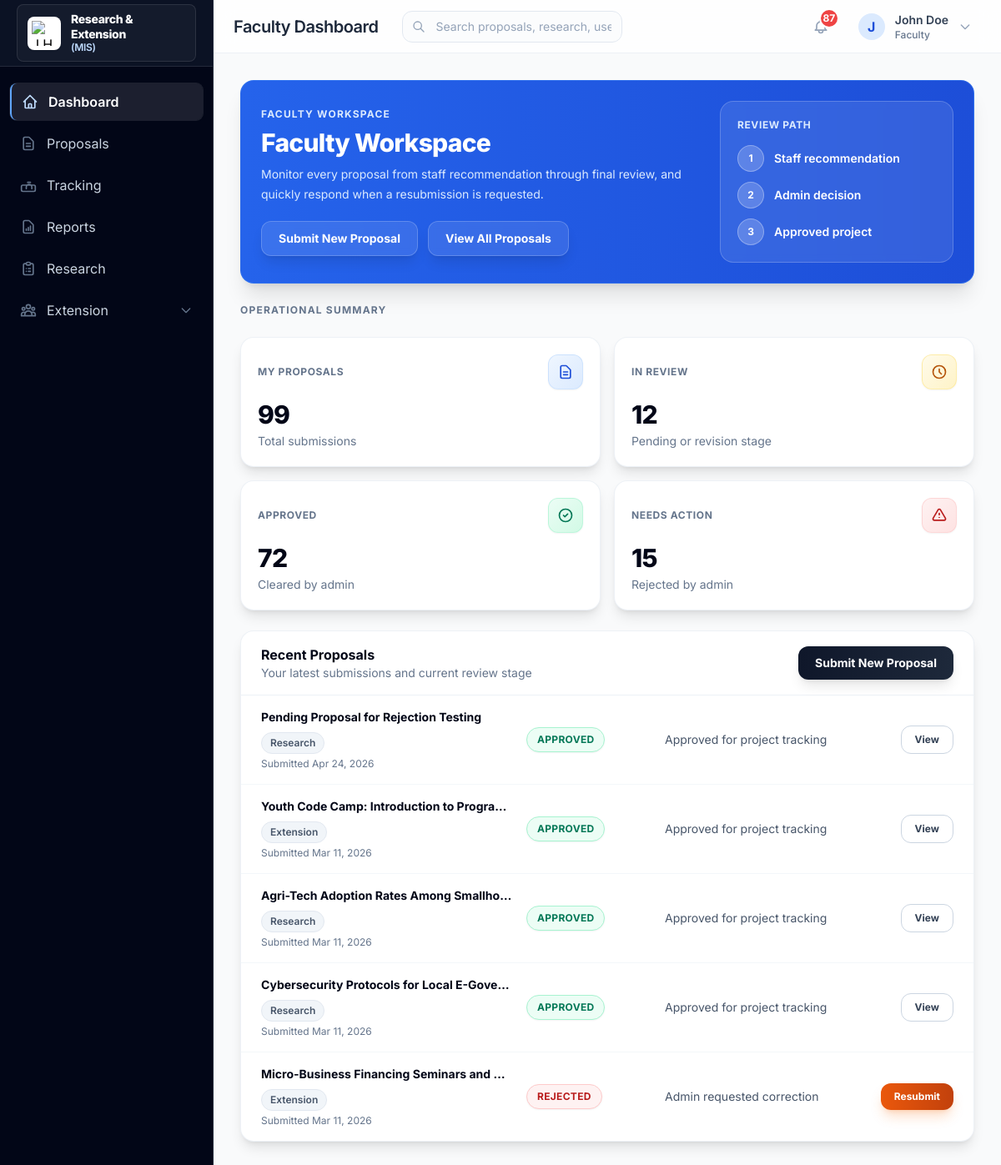
The app's page /dashboard/dashboard/ (signed in), older data.
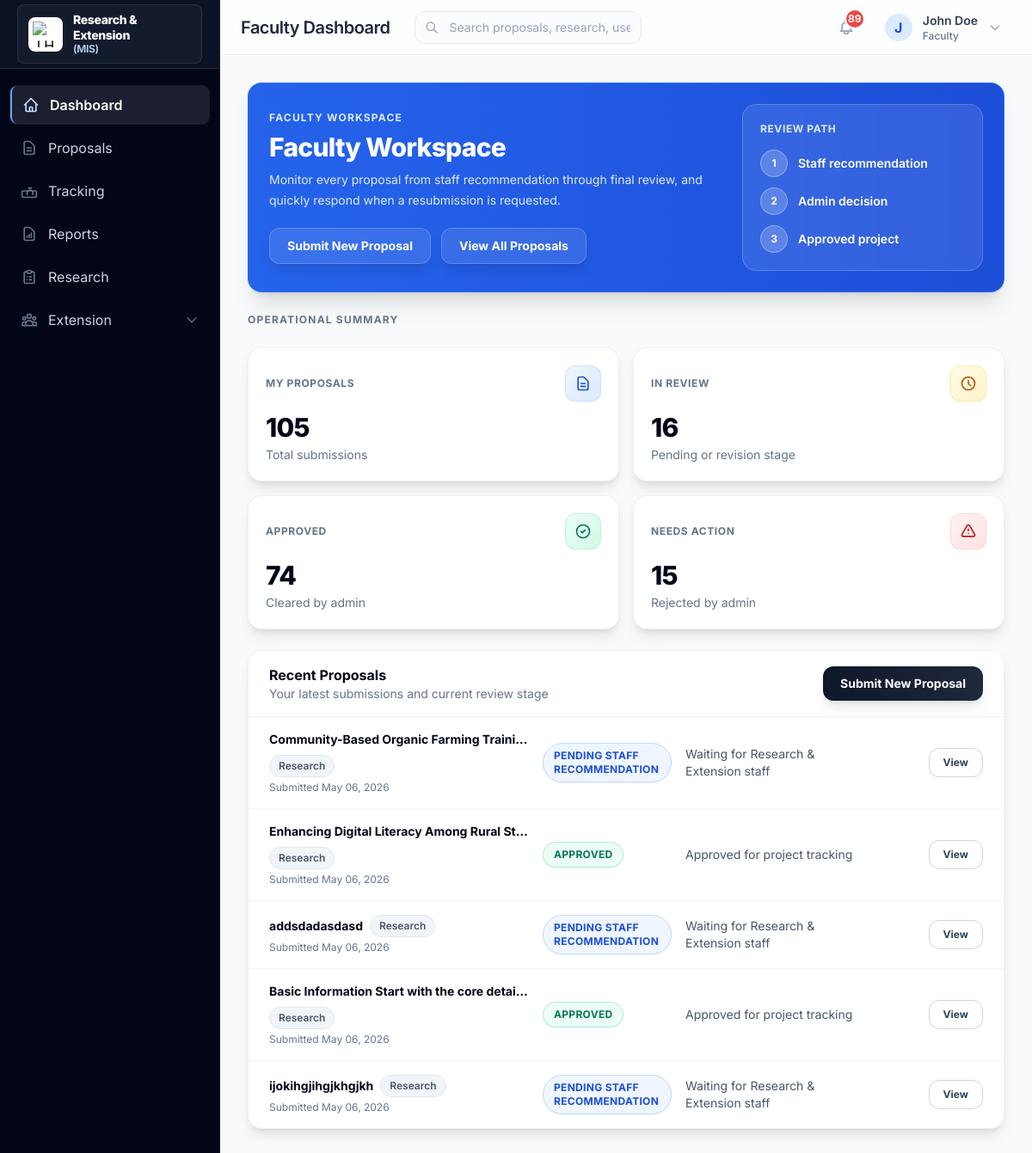
The same page, newer data.
### proposals/models.py (models this page shows, shortened)
class Proposal(models.Model):
    title = models.CharField(max_length=255)
    abstract = models.TextField()
    full_description = models.TextField()
    proposal_type = models.CharField(
        max_length=20,
        choices=ProposalType.choices,
        default=ProposalType.RESEARCH
    )
    faculty_author = models.ForeignKey(
        settings.AUTH_USER_MODEL,
        on_delete=models.CASCADE,
        related_name='proposals_authored'
    )
    submitted_by = models.ForeignKey(
        settings.AUTH_USER_MODEL,
        on_delete=models.SET_NULL,
        null=True,
        blank=True,
        related_name='proposals_submitted'
    )
    submitted_on_behalf = models.BooleanField(default=False)
    research_staff = models.ForeignKey(
        settings.AUTH_USER_MODEL,
        on_delete=models.SET_NULL,
        null=True,
        blank=True,
        related_name='proposals_research'
    )
    date_submitted = models.DateTimeField(auto_now_add=True)
    date_updated = models.DateTimeField(auto_now=True)
    proposal_document = models.FileField(upload_to='proposals/documents/', blank=True, null=True)
    budget_pdf = models.FileField(upload_to='proposals/budgets/', blank=True, null=True)
    supporting_image = models.ImageField(upload_to='proposals/images/', blank=True, null=True)
    status = models.CharField(
        max_length=30,
        choices=ProposalStatus.choices,
        default=ProposalStatus.PENDING_RECOMMENDATION
    )
    recommended_by = models.ForeignKey(
        settings.AUTH_USER_MODEL,
        on_delete=models.SET_NULL,
        null=True,
        blank=True,
        related_name='proposals_recommended'
    )
    recommendation_notes = models.TextField(blank=True)
    recommended_at = models.DateTimeField(blank=True, null=True)
    reviewed_by = models.ForeignKey(
        settings.AUTH_USER_MODEL,
        on_delete=models.SET_NULL,
        null=True,
        blank=True,
        related_name='proposals_reviewed'
    )
    review_notes = models.TextField(blank=True)
    reviewed_at = models.DateTimeField(blank=True, null=True)
    project_progress_status = models.CharField(
        max_length=20,
        choices=ProjectProgressStatus.choices,
        blank=True
    )
    progress_report = models.FileField(upload_to='proposals/progress_reports/', blank=True, null=True)
    abstract_document = models.FileField(upload_to='proposals/abstracts/', blank=True, null=True)
    certificate_of_appearance = models.FileField(upload_to='proposals/certificates/', blank=True, null=True)
    certificate_of_participation = models.FileField(upload_to='proposals/certificates/', blank=True, null=True)
    conference_proceedings = models.FileField(upload_to='proposals/proceedings/', blank=True, null=True)
    full_paper = models.FileField(upload_to='proposals/full_papers/', blank=True, null=True)
    certificate_of_publication = models.FileField(upload_to='proposals/certificates/', blank=True, null=True)
    class Meta:
        ordering = ['-date_submitted']
        verbose_name = 'Proposal'
        verbose_name_plural = 'Proposals'

### portal/views.py (the view)
# urls.py: path('dashboard/', views.dashboard, name='dashboard'),
@login_required
def dashboard(request: HttpRequest) -> HttpResponse:
    user = request.user
    if user.is_admin:
        return admin_dashboard(request)
    elif user.is_faculty:
        return faculty_dashboard(request)
    elif user.is_research_extension_staff:
        return research_extension_dashboard(request)
    return redirect('login')

### users/models.py (called while the page is built)
    @property
    def is_admin(self):
        return self.role == UserRole.ADMIN or self.is_superuser

    @property
    def is_faculty(self):
        return self.role == UserRole.FACULTY

    @property
    def is_research_extension_staff(self):
        return self.role == UserRole.RESEARCH_EXTENSION_STAFF

    @property
    def is_research_staff(self):
        return self.is_research_extension_staff

    @property
    def is_extension_staff(self):
        return self.is_research_extension_staff

### templates/portal/faculty_dashboard.html (shortened to what the changed rows need)
{% extends 'base.html' %}
{% block page_title %}Faculty Dashboard{% endblock %}
{% block content %}
<section data-dashboard-shell data-dashboard-variant="executive-clean" class="space-y-6">
    <div class="overflow-hidden rounded-2xl bg-gradient-to-r from-blue-600 to-blue-700 shadow-xl border border-blue-500/50">
        <div class="grid gap-6 p-6 lg:grid-cols-[1fr_280px] lg:items-center">
            <div>
                <h1 class="mt-2 text-3xl font-extrabold tracking-tight text-white">Faculty Workspace</h1>
            </div>
        </div>
    </div>
    <div class="grid grid-cols-1 gap-4 sm:grid-cols-2 xl:grid-cols-4">
        <div class="metric-card rounded-2xl border border-slate-200/60 bg-white p-5 shadow-lg hover:shadow-xl transition-shadow">
            <div class="flex items-center justify-between">
                <p class="text-xs font-bold uppercase tracking-wider text-slate-500">My Proposals</p>
                <span class="rounded-xl bg-gradient-to-br from-blue-50 to-blue-100 p-2.5 text-blue-700 border border-blue-200/60 shadow-sm">
                </span>
            </div>
            <p class="mt-3 text-3xl font-extrabold tracking-tight text-slate-950">{{ total_proposals }}</p>
            <p class="mt-1 text-sm text-slate-500">Total submissions</p>
        </div>
        <div class="metric-card rounded-2xl border border-slate-200/60 bg-white p-5 shadow-lg hover:shadow-xl transition-shadow">
            <div class="flex items-center justify-between">
                <p class="text-xs font-bold uppercase tracking-wider text-slate-500">In Review</p>
                <span class="rounded-xl bg-gradient-to-br from-amber-50 to-amber-100 p-2.5 text-amber-700 border border-amber-200/60 shadow-sm">
                </span>
            </div>
            <p class="mt-3 text-3xl font-extrabold tracking-tight text-slate-950">{{ pending_proposals }}</p>
            <p class="mt-1 text-sm text-slate-500">Pending or revision stage</p>
        </div>
        <div class="metric-card rounded-2xl border border-slate-200/60 bg-white p-5 shadow-lg hover:shadow-xl transition-shadow">
            <div class="flex items-center justify-between">
                <p class="text-xs font-bold uppercase tracking-wider text-slate-500">Approved</p>
                <span class="rounded-xl bg-gradient-to-br from-emerald-50 to-emerald-100 p-2.5 text-emerald-700 border border-emerald-200/60 shadow-sm">
                </span>
            </div>
            <p class="mt-3 text-3xl font-extrabold tracking-tight text-slate-950">{{ approved_proposals }}</p>
            <p class="mt-1 text-sm text-slate-500">Cleared by admin</p>
        </div>
    </div>
    <div class="overflow-hidden rounded-2xl border border-slate-200/60 bg-white shadow-lg">
        <div class="flex flex-col gap-3 border-b border-slate-200/60 px-6 py-4 sm:flex-row sm:items-center sm:justify-between">
            <div>
                <h2 class="text-base font-bold text-slate-950">Recent Proposals</h2>
            </div>
        </div>
        <div class="divide-y divide-slate-100/80">
            {% for proposal in my_proposals %}
            <div class="grid gap-4 px-6 py-4 transition hover:bg-slate-50/50 lg:grid-cols-[1fr_150px_210px_120px] lg:items-center">
                <div class="min-w-0">
                    <div class="flex flex-wrap items-center gap-2">
                        <h3 class="truncate text-sm font-bold text-slate-950">{{ proposal.title }}</h3>
                        <span class="rounded-full bg-slate-100 px-2.5 py-1 text-xs font-semibold text-slate-600 border border-slate-200">{{ proposal.get_proposal_type_display }}</span>
                    </div>
                    <p class="mt-1 text-xs text-slate-500">Submitted {{ proposal.date_submitted|date:"M d, Y" }}</p>
                </div>
                <div>
                    <span class="inline-flex items-center rounded-full px-3 py-1.5 text-xs font-bold uppercase tracking-wide border shadow-sm
                        {% if proposal.status == 'PENDING_RECOMMENDATION' %}bg-blue-50 text-blue-700 border-blue-200
                        {% elif proposal.status == 'RECOMMENDED_APPROVAL' %}bg-indigo-50 text-indigo-700 border-indigo-200
                        {% elif proposal.status == 'RECOMMENDED_REVISION' %}bg-orange-50 text-orange-700 border-orange-200
                        {% elif proposal.status == 'APPROVED' %}bg-emerald-50 text-emerald-700 border-emerald-200
                        {% elif proposal.status == 'REJECTED' %}bg-red-50 text-red-700 border-red-200
                        {% else %}bg-slate-50 text-slate-700 border-slate-200{% endif %}">
                        {{ proposal.get_status_display }}
                    </span>
                </div>
                <div class="text-sm text-slate-600">
                    {% if proposal.status == 'PENDING_RECOMMENDATION' %}
                    Waiting for Research & Extension staff
                    {% elif proposal.status == 'RECOMMENDED_APPROVAL' %}
                    Waiting for admin decision
                    {% elif proposal.status == 'RECOMMENDED_REVISION' %}
                    Resubmission requested
                    {% elif proposal.status == 'APPROVED' %}
                    Approved for project tracking
                    {% elif proposal.status == 'REJECTED' %}
                    Admin requested correction
                    {% else %}
                    Review status updated
                    {% endif %}
                </div>
                <div class="flex justify-start gap-2 lg:justify-end">
                    {% if proposal.status == 'RECOMMENDED_REVISION' or proposal.status == 'REJECTED' %}
                    <a href="{% url 'proposal_detail' proposal.pk %}" class="rounded-xl bg-gradient-to-r from-orange-600 to-orange-700 px-4 py-2 text-xs font-bold text-white shadow-lg shadow-orange-500/25 transition hover:from-orange-700 hover:to-orange-800">Resubmit</a>
                    {% else %}
                    <a href="{% url 'proposal_detail' proposal.pk %}" class="rounded-xl border border-slate-300 px-4 py-2 text-xs font-bold text-slate-700 transition hover:bg-slate-50">View</a>
                    {% endif %}
                </div>
            </div>
            {% endfor %}
        </div>
    </div>
</section>
{% endblock %}

### templates/base.html (shortened to what the changed rows need)
{% load static %}
<!DOCTYPE html>
<html lang="en">
<head>
    <script src="https://cdn.tailwindcss.com"></script>
</head>
<body class="bg-gray-50" x-data="{ sidebarOpen: false }">
    {% if user.is_authenticated %}
    <div class="flex h-screen">
        <aside data-sidebar-variant="executive-clean"
            :class="sidebarOpen ? 'translate-x-0 shadow-2xl' : '-translate-x-full'"
            class="fixed inset-y-0 left-0 z-50 w-64 bg-slate-950 border-r border-slate-800 transform transition-transform duration-300 ease-in-out lg:relative lg:translate-x-0 lg:shadow-sm flex flex-col"
        >
            <div class="flex items-center justify-between h-20 px-5 border-b border-white/10 bg-slate-900/70">
                <div class="flex items-center gap-3 min-w-0 rounded-lg border border-white/10 bg-white/[0.04] px-3 py-2 shadow-sm">
                    <h1 class="text-sm font-extrabold text-white leading-tight tracking-tight">
                        Research &amp; Extension
                        <span class="block text-xs font-semibold text-blue-200">(MIS)</span>
                    </h1>
                </div>
            </div>
        </aside>
        <div class="flex-1 flex flex-col min-w-0">
            <header class="bg-white/80 backdrop-blur-md border-b border-slate-200/60 sticky top-0 z-30 h-16 flex flex-col justify-center">
                <div class="flex items-center justify-between px-4 sm:px-6">
                    <div class="flex items-center gap-3">
                        <h2 class="text-xl font-semibold text-slate-800 tracking-tight hidden lg:block leading-none">{% block page_title %}Dashboard{% endblock %}</h2>
                    </div>
                    <div class="flex items-center gap-4">
                        <div class="relative" x-data="{ notifyOpen: false }">
                            <button @click="notifyOpen = !notifyOpen" @click.away="notifyOpen = false" class="p-2 text-slate-400 hover:text-blue-600 hover:bg-blue-50 rounded-full transition-colors relative focus:outline-none">
                                {% if notification_count > 0 %}
                                <span class="absolute -top-1 -right-1 min-w-6 h-6 bg-red-500 text-white text-xs font-bold rounded-full border-2 border-white flex items-center justify-center leading-none">
                                    {% if notification_count > 99 %}99+{% else %}{{ notification_count }}{% endif %}
                                </span>
                                {% endif %}
                            </button>
                        </div>
                    </div>
                </div>
            </header>
            <main class="flex-1 overflow-x-hidden overflow-y-auto p-4 sm:p-6 lg:p-8">
                <div class="max-w-7xl mx-auto">
                    {% block content %}{% endblock %}
                </div>
            </main>
        </div>
    </div>
    {% else %}
    <div class="min-h-screen flex flex-col justify-center bg-slate-50">
        {% block login_content %}{% endblock %}
    </div>
    {% endif %}
</body>
</html>

Row changes from the older to the newer data that the page shows:
no longer on this page (row unchanged): Proposal: title "Pending Proposal for Rejection Testing", proposal_type "Research", date_submitted "Apr 24, 2026", status "APPROVED", shows "Approved for project tracking", shows "View"
no longer on this page (row unchanged): Proposal: title "Youth Code Camp: Introduction to Progra…", proposal_type "Extension", date_submitted "Mar 11, 2026", status "APPROVED", shows "Approved for project tracking", shows "View"
no longer on this page (row unchanged): Proposal: title "Agri-Tech Adoption Rates Among Smallho…", proposal_type "Research", date_submitted "Mar 11, 2026", status "APPROVED", shows "Approved for project tracking", shows "View"
no longer on this page (row unchanged): Proposal: title "Cybersecurity Protocols for Local E-Gove…", proposal_type "Research", date_submitted "Mar 11, 2026", status "APPROVED", shows "Approved for project tracking", shows "View"
no longer on this page (row unchanged): Proposal: title "Micro-Business Financing Seminars and…", proposal_type "Extension", date_submitted "Mar 11, 2026", status "REJECTED", shows "Admin requested correction", shows "Resubmit"
added Proposal: title "Community-Based Organic Farming Traini…", proposal_type "Research", date_submitted "May 06, 2026", status "PENDING STAFF RECOMMENDATION", shows "Waiting for Research & Extension staff", shows "View"
added Proposal: title "Enhancing Digital Literacy Among Rural St…", proposal_type "Research", date_submitted "May 06, 2026", status "APPROVED", shows "Approved for project tracking", shows "View"
added Proposal: title "addsdadasdasd", proposal_type "Research", date_submitted "May 06, 2026", status "PENDING STAFF RECOMMENDATION", shows "Waiting for Research & Extension staff", shows "View"
added Proposal: title "Basic Information Start with the core detai…", proposal_type "Research", date_submitted "May 06, 2026", status "APPROVED", shows "Approved for project tracking", shows "View"
added Proposal: title "ijokihgjihgjkhgjkh", proposal_type "Research", date_submitted "May 06, 2026", status "PENDING STAFF RECOMMENDATION", shows "Waiting for Research & Extension staff", shows "View"
Text that changed along with them:
{{ notification_count }}: "87" → "89"
{{ total_proposals }}: "99" → "105"
{{ pending_proposals }}: "12" → "16"
{{ approved_proposals }}: "72" → "74"
